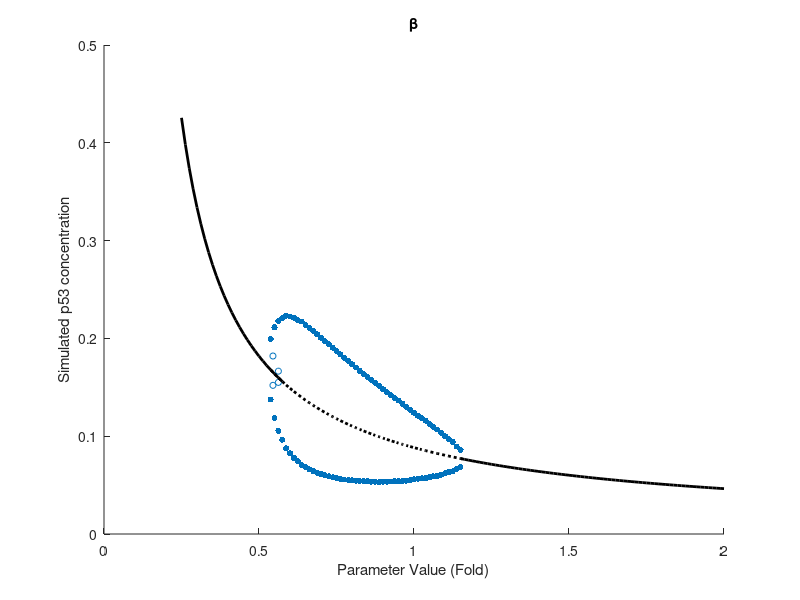

Write MATLAB code to recreate this figure.
%% Description
% This MATLAB program aims to plot single-parameter bifurcation diagrams 
% for the ODE model of the p53-Mdm2 system proposed by L. Xiong and A.
% Garfinkel (Fig. 2D). 

%% Note: 
% Please refer to the additional file (Codim1_Bifurcation_Simulation.m) for 
% how to simulate bifurcation numerically. 

function main
%% alpha
% load("Data/Codim1_alpha_IC_sim.mat")
% param_fc = param./0.4;
% 
% figure;
% scatter(param_fc(27:length(param)),vec_min(27:length(param)),20,[0 0.4470 0.7410],'filled'); hold on
% scatter(param_fc(27:length(param)),vec_max(27:length(param)),20,[0 0.4470 0.7410],'filled')
% plot(param_fc(1:27),vec_x2(1:27),'color','k','LineWidth',2)
% plot(param_fc(26:length(param)),vec_x2(26:length(param)),'color','k','LineStyle',':','LineWidth',2)
% title('\alpha'); xlabel('Parameter Value (Fold)'); ylabel('Simulated p53 concentration') 
% ylim([0 0.5])

% alpha inlet
% load("Data/Codim1_alpha_refine_IC_sim.mat")
% param_fc = param./0.4;
% 
% scatter(param_fc(52:58),vec_min(52:58),40,[0 0.4470 0.7410],'filled'); hold on
% scatter(param_fc(52:58),vec_max(52:58),40,[0 0.4470 0.7410],'filled')
% scatter([0.3567, 0.3567, 0.3587, 0.3587]/0.4,[0.0762, 0.0818, 0.0779, 0.0810],40,[0 0.4470 0.7410])
% plot(param_fc(48:53),vec_x2(48:53),'color','k','LineWidth',3)
% plot(param_fc(52:58),vec_x2(52:58),'color','k','LineStyle',':','LineWidth',3)

%% delta
% load("Data/Codim1_delta_IC_sim.mat")
% param_fc = param./0.75;
% 
% figure
% scatter(param_fc(72:148),vec_min(72:148),20,[0 0.4470 0.7410],'filled'); hold on
% scatter(param_fc(72:148),vec_max(72:148),20,[0 0.4470 0.7410],'filled')
% scatter([1.032, 1.032, 1.035, 1.035]/0.75,[0.1164, 0.1265, 0.1125, 0.13],20,[0 0.4470 0.7410])
% plot(param_fc(1:72),vec_x2(1:72),'color','k','LineWidth',2)
% plot(param_fc(71:148),vec_x2(71:148),'color','k','LineStyle',':','LineWidth',2)
% plot(param_fc(147:length(param)),vec_x2(147:length(param)),'color','k','LineWidth',2)
% title('\delta'); xlabel('Parameter Value (Fold)'); ylabel('Simulated p53 concentration') 
% ylim([0 0.5])

%% beta
load("Data/Codim1_beta_IC_sim.mat")
param_fc = param./4;

figure
scatter(param_fc(24:73),vec_min(24:73),20,[0 0.4470 0.7410],'filled'); hold on
scatter(param_fc(24:73),vec_max(24:73),20,[0 0.4470 0.7410],'filled')
scatter([2.1800, 2.1800, 2.2500, 2.2500]/4,[0.152, 0.182, 0.155, 0.1665],20,[0 0.4470 0.7410])
plot(param_fc(1:27),vec_x2(1:27),'color','k','LineWidth',2)
plot(param_fc(24:74),vec_x2(24:74),'color','k','LineStyle',':','LineWidth',2)
plot(param_fc(73:length(param)),vec_x2(73:length(param)),'color','k','LineWidth',2)
title('\beta'); xlabel('Parameter Value (Fold)'); ylabel('Simulated p53 concentration') 
ylim([0 0.5])

%% sigma
% load("Data/Codim1_sigma_IC_sim.mat")
% param_fc = param./0.45;
% 
% figure;
% scatter(param_fc(32:86),vec_min(32:86),20,[0 0.4470 0.7410],'filled'); hold on
% scatter(param_fc(32:86),vec_max(32:86),20,[0 0.4470 0.7410],'filled')
% scatter([0.2475, 0.2473, 0.254, 0.252]/0.45,[0.1456, 0.1867, 0.1540, 0.172],20,[0 0.4470 0.7410])
% plot(param_fc(1:34),vec_x2(1:34),'color','k','LineWidth',2)
% plot(param_fc(32:86),vec_x2(32:86),'color','k','LineStyle',':','LineWidth',2)
% plot(param_fc(86:length(param)),vec_x2(86:length(param)),'color','k','LineWidth',2)
% title('\sigma'); xlabel('Parameter Value (Fold)'); ylabel('Simulated p53 concentration') 
% ylim([0 0.5])

return
